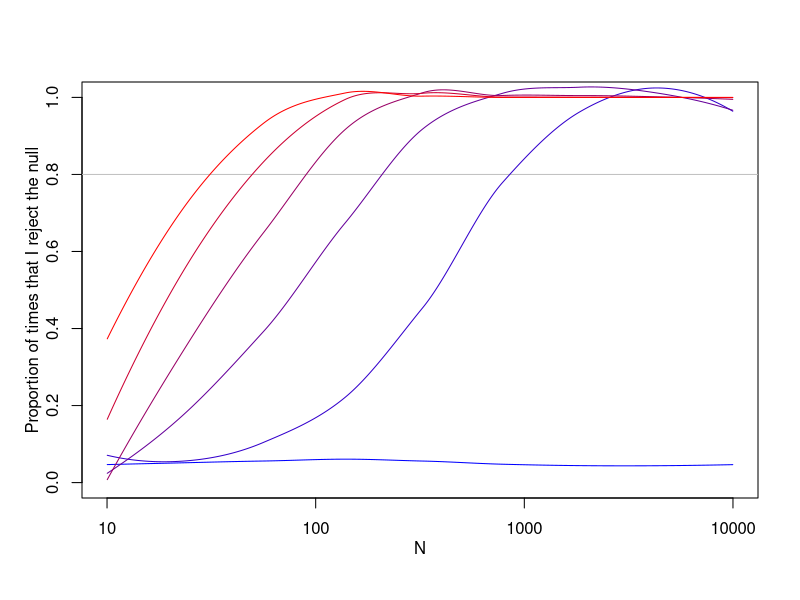

Here is the R script that generated this plot:
f<-function(N,r) {
    library(MASS)
    x<-mvrnorm(N,mu=rep(0,2),Sigma=matrix(c(1,r,r,1),2,2))
    m<-lm(x[,2]~x[,1])
    p<-summary(m)$coef[2,4]
    c(r,p)
}

N<-sort(runif(5000,min=1,max=4))
L<-list()
library(parallel)
for (r in seq(0,.5,by=.1)) { ##r is correlation
    x<-mclapply(round(10^N),f,r,mc.cores=10)
    L[[as.character(r)]]<-do.call("rbind",x)
}


par(mgp=c(2,1,0))
plot(NULL,xlim=c(1,4),ylim=0:1,xlab="N",ylab="Proportion of times that I reject the null",xaxt='n')
axis(side=1,at=1:4,labels=10^(1:4))
abline(h=.8,col='gray')
cols<-colorRampPalette(c("blue", "red"))( length(L))
tab<-list()
for (i in 1:length(L)) {
    x<-L[[i]]
    m0<-loess(x[,2]<.05 ~ N)
    lines(N,m0$fitted,lty=1,col=cols[i])
}
